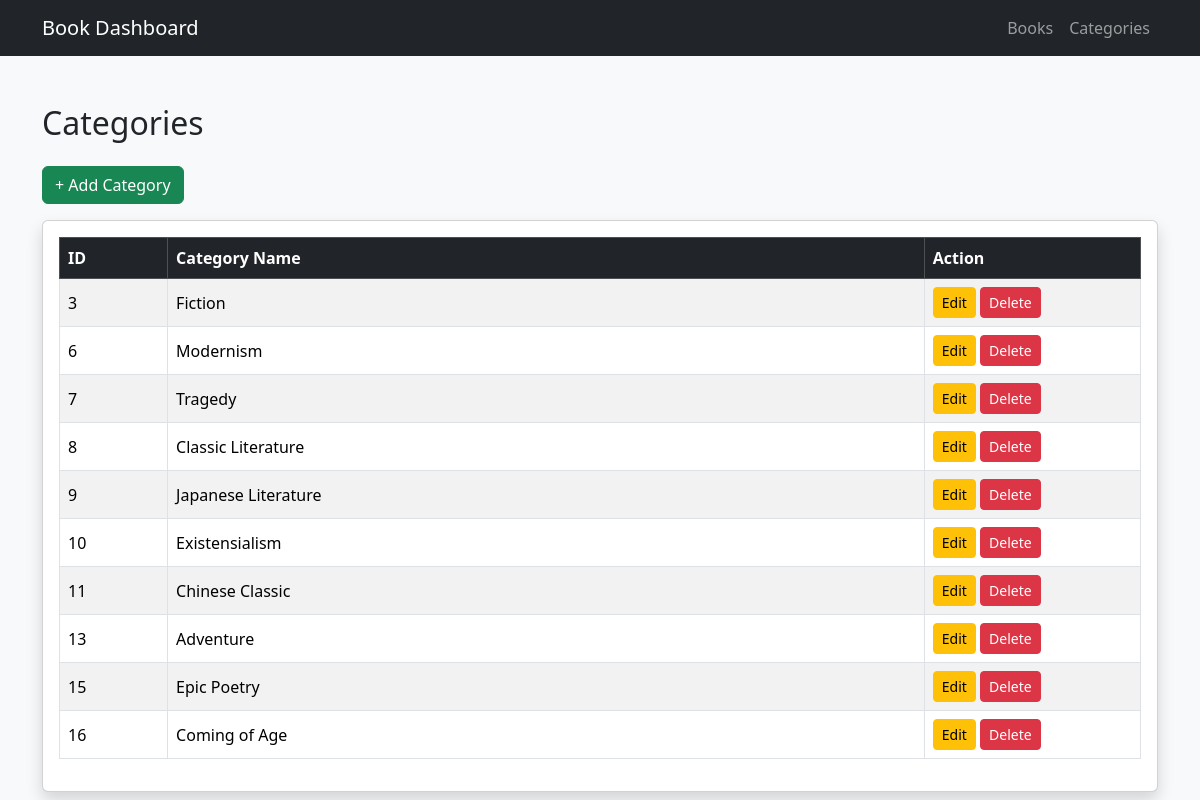
Page /category_index.php on the committed database.
### tables this page shows
CREATE TABLE `category` (
  `cat_id` int(11) NOT NULL,
  `cat` varchar(50) NOT NULL
);

### category_index.php (the view, shortened to what this page needs)
<?php
include 'config.php';
?>
<!DOCTYPE html>
<html>
<head>
    <link href="https://cdn.jsdelivr.net/npm/bootstrap@5.3.3/dist/css/bootstrap.min.css" rel="stylesheet">
</head>
<body class="bg-light">
<?php include 'navbar.php'; ?>
<div class="container mt-5">
    <h2 class="mb-4">Categories</h2>
    <div class="mb-3">
    <a href="category_create.php" class="btn btn-success">
        + Add Category
    </a>
    </div>
    <div class="card shadow">
        <div class="card-body">
            <table class="table table-bordered table-striped table-hover align-middle">
                <thead class="table-dark">
                    <tr>
                        <th width="10%">ID</th>
                        <th>Category Name</th>
                        <th width="20%">Action</th>
                    </tr>
                </thead>
                <tbody>
                <?php
                $result = $conn->query("SELECT * FROM category ORDER BY cat_id ASC");
                while ($row = $result->fetch_assoc()) {
                ?>
                    <tr>
                        <td><?= $row['cat_id']; ?></td>
                        <td><?= htmlspecialchars($row['cat']); ?></td>
                        <td>
                            <a href="category_edit.php?id=<?= $row['cat_id']; ?>"
                               class="btn btn-warning btn-sm">
                                Edit
                            </a>
                            <a href="category_index.php?delete=<?= $row['cat_id']; ?>"
                               class="btn btn-danger btn-sm"
                               onclick="return confirm('Are you sure you want to delete this category?');">
                                Delete
                            </a>
                        </td>
                    </tr>
                <?php
                }
                ?>
                </tbody>
            </table>
        </div>
    </div>
</div>
</body>
</html>

### rows in the picture
category: cat_id "3", cat "Fiction"
category: cat_id "6", cat "Modernism"
category: cat_id "7", cat "Tragedy"
category: cat_id "8", cat "Classic Literature"
category: cat_id "9", cat "Japanese Literature"
category: cat_id "10", cat "Existensialism"
category: cat_id "11", cat "Chinese Classic"
category: cat_id "13", cat "Adventure"
category: cat_id "15", cat "Epic Poetry"
category: cat_id "16", cat "Coming of Age"
